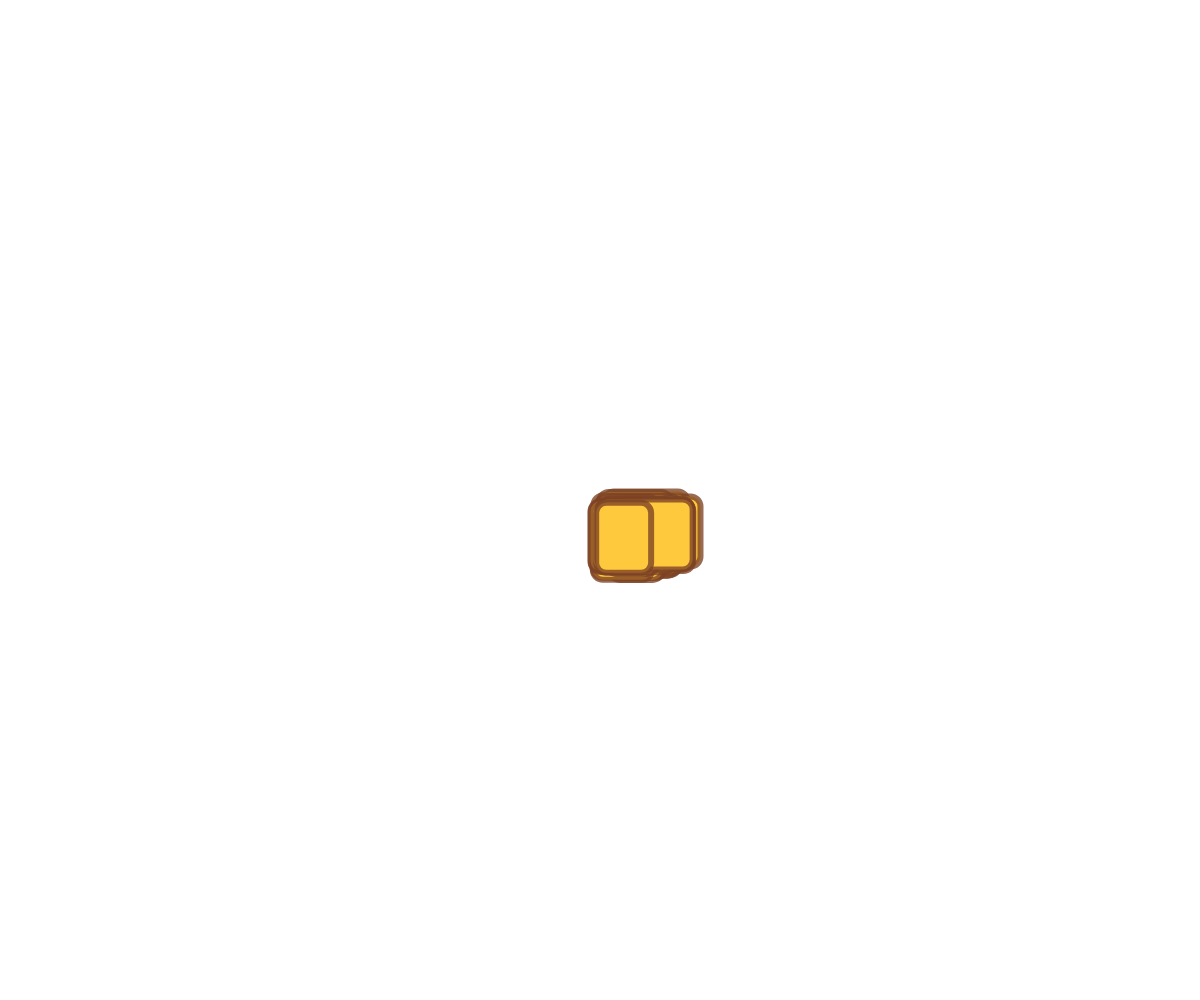
Frame 1 (no input)
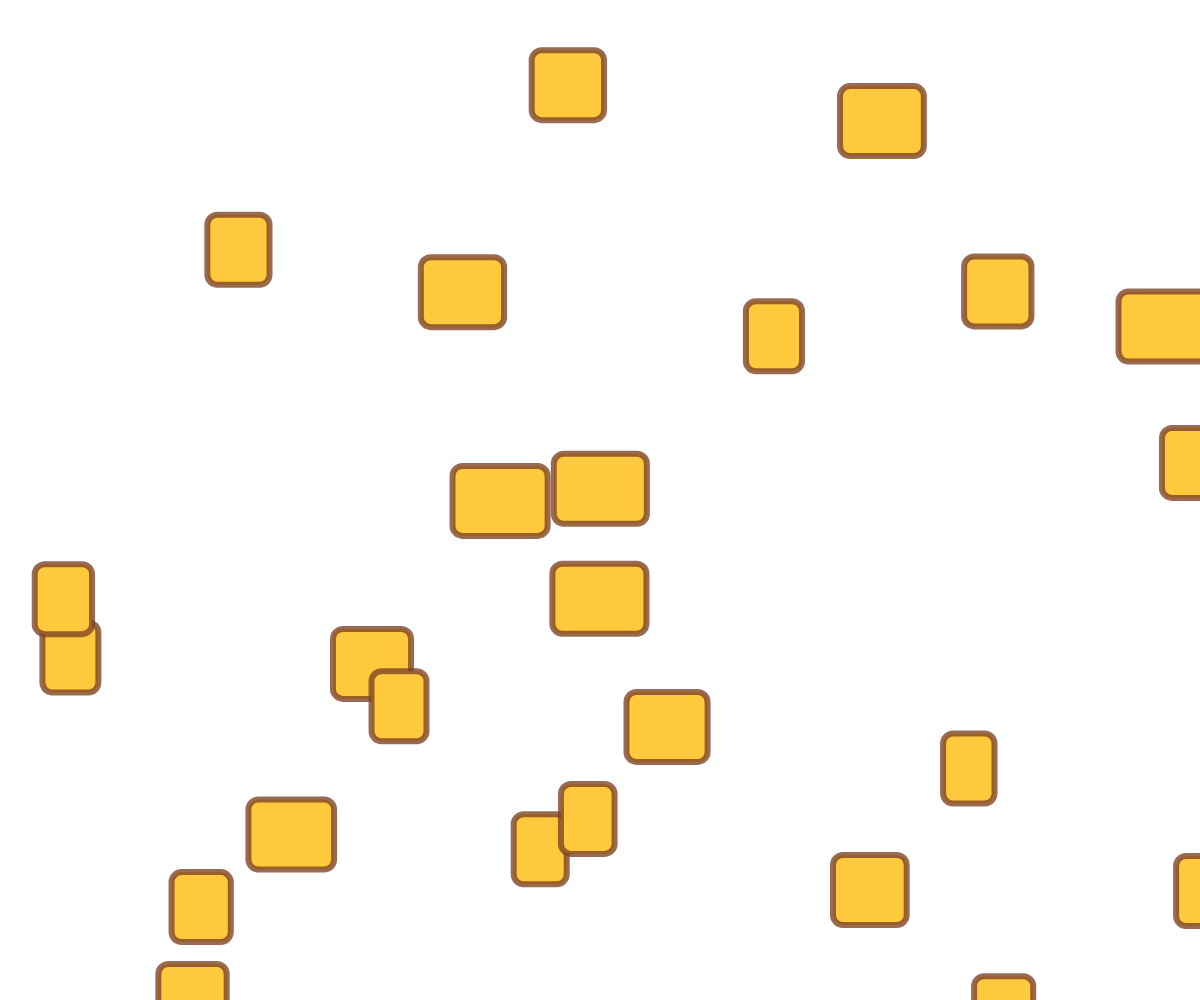
Frame 60 (no input)
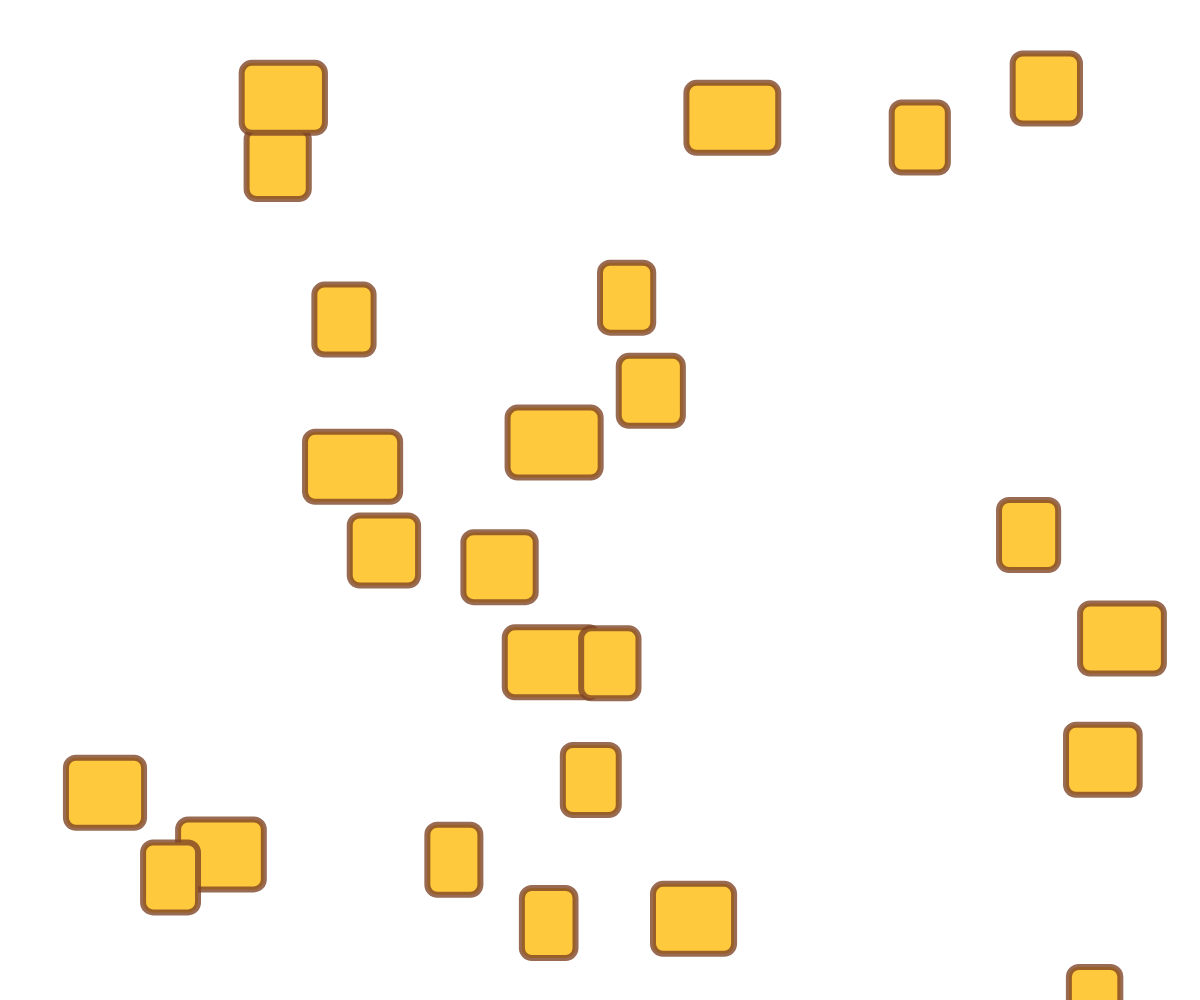
Frame 120 (the mouse pressed at the canvas centre since frame 60)

The p5.js sketch that drew these frames (run headless with seeded random() and noise() and a simulated clock; from frame 60 on, the mouse is pressed at the canvas centre):

// p5.js sketch
// ── sketch.js

//setting as array to hold multiples 
let rectangles = [];
//10 pieces of toast
let pieces = 25

function setup() {
  createCanvas(windowWidth, windowHeight);
  //setting up
  //set up forloop to have multiple objects
  for(let bread = 0; bread < pieces ; bread++){
    //creates new instance of toast as long as there are 0 toasts, keep doing until there are as many toasts as pieces value
    rectangles [bread] = new Toast();
  }  
}

function draw() {
  background(255);
  
  for(let bread = 0; bread < pieces ; bread++){
    //square brackets used because rectangles is st up as array at the very beginning, access info inside array
    rectangles[bread].toastProperties();
    rectangles[bread].wallBoundaries();
    rectangles[bread].theAppearance();
  }
}

//class for Toast

class Toast {
  // calling the constructor
  constructor() {
    this.size = random(50,100)
    this.col = color(255,201,62);
    this.stro = color(126,67,36, 200);
    this.strW = strokeWeight(6);
    //set up vector for x y position
    this.pos =  createVector(width / 2, height / 2);
    /*this.x = random(this.size, width - this.size);
    this.y = random(this.size, height - this.size);*/
    //set up vector for direction of toast pieces
    this.velo = createVector((random(-10,10)), (random(-10,10)));
    /*this.dirX = random(-10,10)
    this.dirY = random(-10,10)*/
  }

toastProperties() {
    this.pos.x += this.velo.x;
    this.pos.y += this.velo.y;
}  

theAppearance() {
  fill(this.col)
  stroke(this.stro)
  strokeWeight(this.strW)
  rect(this.pos.x, this.pos.y, this.size, 70, 10);
}

wallBoundaries() {
  if(this.pos.x >= width - this.size / 2 || this.pos.x <= this.size / 2) {
  //to flip the direction around set up xDir to = xDir * -1
    this.velo.x *= -1
    }

    if(this.pos.y >= height - this.size / 2 || this.pos.y<= this.size / 2) {
    this.velo.y *= -1
    }
  }
}
